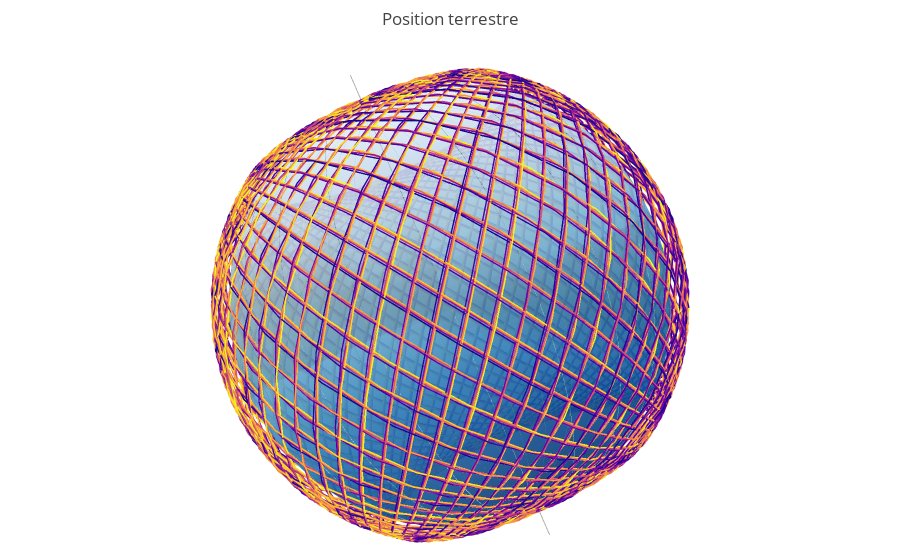

The notebook cell saved with this chart:
### Code cell
with orbital_visualization() as fig:
    fig.add_scatter3d(x=df.x2, y=df.y2, z=df.z2, mode="lines", showlegend=False,
                      line_color=df.index, line_colorscale="plasma", hoverinfo='skip'),
    fig.update_layout(title="Position terrestre")
